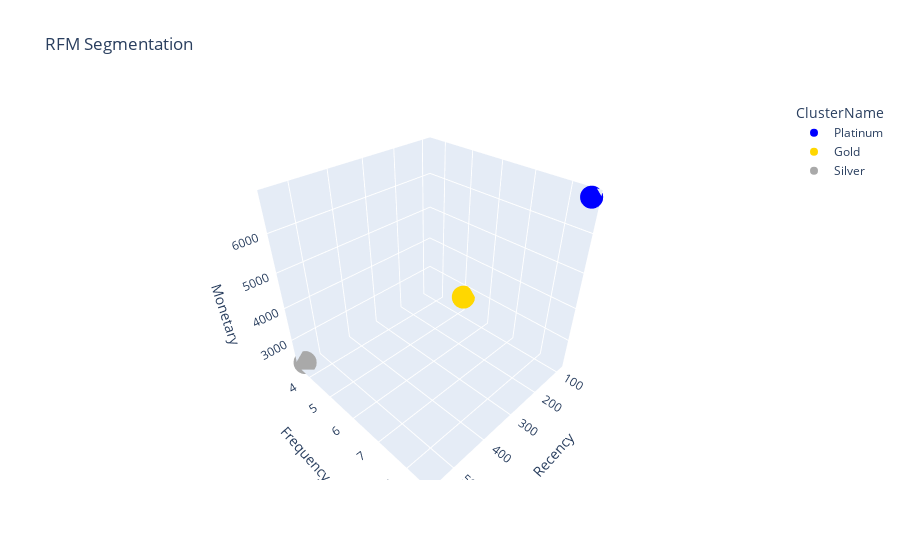

Notebook code cell kept with this figure:
### Code cell
# Creating a 3D scatter plot for RFM segmentation with color mapping for different RFM levels.
fig = px.scatter_3d(centroid_df, x='Recency', y='Frequency', z='Monetary',
              color='ClusterName', color_discrete_map={"Platinum": "blue", "Gold": "gold", "Silver": "darkgrey", "Bronze": "brown"},
              title="RFM Segmentation")
fig.show()  # Displays the plot in an interactive window.

### Figure 1 — Plotly figure (JSON) as saved in the notebook; plotly's stock layout.template omitted (floating-point values rounded to 4 significant figures)
{"data": [{"hovertemplate": "ClusterName=Platinum<br>Recency=%{x}<br>Frequency=%{y}<br>Monetary=%{z}<extra></extra>", "legendgroup": "Platinum", "marker": {"color": "blue", "symbol": "circle"}, "mode": "markers", "name": "Platinum", "scene": "scene", "showlegend": true, "type": "scatter3d", "x": [86.08], "y": [8.584], "z": [6831.0]}, {"hovertemplate": "ClusterName=Gold<br>Recency=%{x}<br>Frequency=%{y}<br>Monetary=%{z}<extra></extra>", "legendgroup": "Gold", "marker": {"color": "gold", "symbol": "circle"}, "mode": "markers", "name": "Gold", "scene": "scene", "showlegend": true, "type": "scatter3d", "x": [95.21], "y": [5.136], "z": [2764.0]}, {"hovertemplate": "ClusterName=Silver<br>Recency=%{x}<br>Frequency=%{y}<br>Monetary=%{z}<extra></extra>", "legendgroup": "Silver", "marker": {"color": "darkgrey", "symbol": "circle"}, "mode": "markers", "name": "Silver", "scene": "scene", "showlegend": true, "type": "scatter3d", "x": [556.0], "y": [3.551], "z": [2243.0]}], "layout": {"legend": {"title": {"text": "ClusterName"}, "tracegroupgap": 0}, "scene": {"domain": {"x": [0, 1], "y": [0, 1]}, "xaxis": {"title": {"text": "Recency"}}, "yaxis": {"title": {"text": "Frequency"}}, "zaxis": {"title": {"text": "Monetary"}}}, "title": {"text": "RFM Segmentation"}}}
